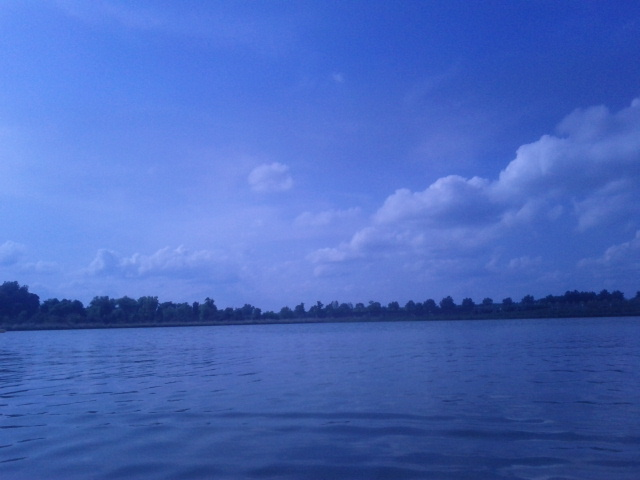
//> input picture luis/PhotoIntentActivity/jni/20110805_032255.jpg, 640 x 480 px, given in place of 20110806_082030.jpg, which was not available
$ ./main-GOOD-BETA-73   (built with g++ and OpenCV 4)
//> lines starting //> are read from the running program, lines starting //| are printed output that depends on the picture; pictures that were not available may be replaced by others from this repository, and a replacement may not be noted
### luis/WaterRecognition/KNN.h
/*
 * File:   KNN.h
 * Author: pototo
 *
 * Created on July 21, 2011, 11:12 AM
 */

#ifndef POTOTO_NEIGHBOR_H
#define	POTOTO_NEIGHBOR_H

#include <cstdlib>
#include <math.h>
#include <string.h>
#include <iostream>

#include "highgui.h"
#include "ml.h"
#include "cv.h"

//creates a k-nearest neighbor class based on Euclidean distances
// trainingMatrix -
class KNN
{
public:
    KNN();
    KNN(CvMat* trainingMatrix, CvMat* sampleMatrix, int K);

    //get functions
    CvMat* getEucDistance() const;      //get the Euclidean distance
private:
    int m_k;            //(1x1) - number of nearest neighbors desired
    CvMat* m_trainingMat;   //(N x D)- N vectors with dimensionality D (within which we search for the nearest neighbors)
    CvMat* m_sampleMat;     //(M x D)- M query vectors with dimensionality D
    CvMat* m_neighborDistance;      //returns the distance to the sample. Distance store in ascending order

};

#endif	/* POTOTO_NEIGHBOR_H */

### luis/WaterRecognition/backup files/main-GOOD-BETA-73.cpp
/*
 * File:   main.cpp
 * Author: pototo
 *
 * Created on June 3, 2011, 10:28 AM
 *
 * This program recognizes the water in front of the boat by using ground
 * plane detection techniques already available. This will look for the pixels
 * from the boat, and go up the image until it finds the vector plane the repre-
 * sents the water
 *
 * Resolution is a big factor in the way the algorithm works. If the resolution
 * is changed, the algorithm might get messed up and will probably have to be
 * recalibrated to work with the new image resolution.
 * The current image is 640x480
 */

#include <cstdlib>
#include <math.h>
#include <string.h>
#include <iostream>

#include "highgui.h"
#include "ml.h"
#include "cv.h"

#include "KNN.h"

using namespace std;
using namespace cv;

/*
 *
 */

#define PI 3.14159265

//access the elements of a picture
template<class T> class Image
{
  private:
      IplImage* imgp;
  public:
      Image(IplImage* img=0) {imgp=img;}
      ~Image(){imgp=0;}
      void operator=(IplImage* img) {imgp=img;}
      inline T* operator[](const int rowIndx)
      {
          return ((T *)(imgp->imageData + rowIndx*imgp->widthStep));
      }
};
typedef struct
{
  unsigned char h,s,v;
} HsvPixel;
typedef struct
{
  float h,s,v;
} HsvPixelFloat;
typedef Image<HsvPixel>       HsvImage;
typedef Image<HsvPixelFloat>  HsvImageFloat;
typedef Image<unsigned char>  BwImage;
typedef Image<float>          BwImageFloat;

int main(int argc, char** argv)
{
    /***********************************************************************/
    //live image coming streamed straight from the boat's camera
    IplImage* boatFront = cvLoadImage("20110806_082030.jpg");
//> boatFront is the input picture: 480 rows x 640 cols, CV_8UC3; mean B, G, R 188.8, 105, 72.9
    IplImage* backUpImage = cvCloneImage(boatFront);
    boatFront->origin = IPL_ORIGIN_TL;   //sets image origin to top left corner
    int X = boatFront->height;
    int Y = boatFront->width;
    cout << "height " << X << endl;
//| height 480
    cout << "width " << Y << endl;
//| width 640

    /***********************************************************************/
    //boat's edge distance from the camera. This is used for visual calibration
    //to know the distance from the boat to the nearest obstacles.
    //With respect to the mounted camera, distance is 21 inches (0.5334 m) side to side
    //and 15 inches (0.381 m).
    //float boatFrontDistance = 0.381;    //distance in meters
    //float boatSideDistance = 0.5334;    //distance in meters

    // These variables tell the distance from the center bottom of the image
    // (the camera) to the square surrounding a the obstacle
    float xObstacleDistance = 0.0;
    float yObstacleDistance = 0.0;
    float obstacleDistance = 0.0;
    float obstacleHeading = 0.0;

    int pixelsNumber = 50;  //number of pixels for an n x n matrix and # of neighbors
    const int arraySize = pixelsNumber;
    const int threeArraySize = pixelsNumber;
    //if n gets changed, then the algorithm might have to be
    //recalibrated. Try to keep it constant
    //these variables are used for the k nearest neighbors
    //int accuracy;
    //reponses for each of the classifications
    float responseWaterH, responseWaterS, responseWaterV;
    float responseGroundH, responseGroundS, responseGroundV;
    float responseSkyH, responseSkyS, responseSkyV;
    float averageHue = 0.0;
    float averageSat = 0.0;
    float averageVal = 0.0;
    CvMat* trainClasses = cvCreateMat( pixelsNumber, 1, CV_32FC1 );
    CvMat* trainClasses2 = cvCreateMat( pixelsNumber, 1, CV_32FC1 );
    //CvMat sample = cvMat( 1, 2, CV_32FC1, _sample );
    //used with the classifier
    CvMat* nearestWaterH = cvCreateMat(1, pixelsNumber, CV_32FC1);
    CvMat* nearestWaterS = cvCreateMat(1, pixelsNumber, CV_32FC1);
    CvMat* nearestWaterV = cvCreateMat(1, pixelsNumber, CV_32FC1);
    CvMat* nearestGroundH = cvCreateMat(1, pixelsNumber, CV_32FC1);
    CvMat* nearestGroundS = cvCreateMat(1, pixelsNumber, CV_32FC1);
    CvMat* nearestGroundV = cvCreateMat(1, pixelsNumber, CV_32FC1);
    CvMat* nearestSkyH = cvCreateMat(1, pixelsNumber, CV_32FC1);
    CvMat* nearestSkyS = cvCreateMat(1, pixelsNumber, CV_32FC1);
    CvMat* nearestSkyV = cvCreateMat(1, pixelsNumber, CV_32FC1);
    //Distance
    CvMat* distanceWaterH = cvCreateMat(1, pixelsNumber, CV_32FC1);
    CvMat* distanceWaterS = cvCreateMat(1, pixelsNumber, CV_32FC1);
    CvMat* distanceWaterV = cvCreateMat(1, pixelsNumber, CV_32FC1);
    CvMat* distanceGroundH = cvCreateMat(1, pixelsNumber, CV_32FC1);
    CvMat* distanceGroundS = cvCreateMat(1, pixelsNumber, CV_32FC1);
    CvMat* distanceGroundV = cvCreateMat(1, pixelsNumber, CV_32FC1);
    CvMat* distanceSkyH = cvCreateMat(1, pixelsNumber, CV_32FC1);
    CvMat* distanceSkyS = cvCreateMat(1, pixelsNumber, CV_32FC1);
    CvMat* distanceSkyV = cvCreateMat(1, pixelsNumber, CV_32FC1);
    //these variables are use to traverse the picture by blocks of n x n pixels at
    //a time.
    //Index(0,0) does not exist, so make sure kj and ki start from 1 (in the
    //right way, of course)
    //x and y are the dimensions of the local patch of pixels
    int x = (boatFront->height)/1.45;//(boatFront->height)/2.5 + 105;
    int y = 0;
    int skyX = 0;
    int skyY = 0;
    int row1 = 0;
    int column1 = 0;
    //these two variables are used in order to divide the grid in the
    //resample segmentation part
    int xDivisor = 200;
    int yDivisor = 200;
    //ground sample
    //CvMat* groundTrainingHue = cvCreateMat(threeArraySize,arraySize,CV_32FC1);
    //CvMat* groundTrainingSat = cvCreateMat(threeArraySize,arraySize,CV_32FC1);
    //CvMat* groundTrainingVal = cvCreateMat(threeArraySize,arraySize,CV_32FC1);
    //water sample
    CvMat* waterTrainingHue = cvCreateMat(threeArraySize,arraySize,CV_32FC1);
    CvMat* waterTrainingSat = cvCreateMat(threeArraySize,arraySize,CV_32FC1);
    CvMat* waterTrainingVal = cvCreateMat(threeArraySize,arraySize,CV_32FC1);
    //n x n sample patch taken from the picture
    CvMat* sampleHue = cvCreateMat(1,arraySize,CV_32FC1);
    CvMat* sampleSat = cvCreateMat(1,arraySize,CV_32FC1);
    CvMat* sampleVal = cvCreateMat(1,arraySize,CV_32FC1);
    CvMat* resampleHue = cvCreateMat(boatFront->height/xDivisor,boatFront->width/yDivisor,CV_32FC1);
    CvMat* resampleSat = cvCreateMat(boatFront->height/xDivisor,boatFront->width/yDivisor,CV_32FC1);
    CvMat* resampleVal = cvCreateMat(boatFront->height/xDivisor,boatFront->width/yDivisor,CV_32FC1);
    int xDiv = 20;
    int yDiv = 20;
    CvMat* resampleHue2 = cvCreateMat(boatFront->height/xDiv,boatFront->width/yDiv,CV_32FC1);
    CvMat* resampleSat2 = cvCreateMat(boatFront->height/xDiv,boatFront->width/yDiv,CV_32FC1);
    CvMat* resampleVal2 = cvCreateMat(boatFront->height/xDiv,boatFront->width/yDiv,CV_32FC1);
    //sky training sample
    CvMat* skyTrainingHue = cvCreateMat(arraySize,arraySize,CV_32FC1);
    CvMat* skyTrainingSat = cvCreateMat(arraySize,arraySize,CV_32FC1);
    CvMat* skyTrainingVal = cvCreateMat(arraySize,arraySize,CV_32FC1);
    //initialize each matrix element to zero for ease of use
    //cvZero(groundTrainingHue);
    //cvZero(groundTrainingSat);
    //cvZero(groundTrainingVal);
    cvZero(waterTrainingHue);
    cvZero(waterTrainingSat);
    cvZero(waterTrainingVal);
    cvZero(sampleHue);
    cvZero(sampleSat);
    cvZero(sampleVal);
    cvZero(resampleHue);
    cvZero(resampleSat);
    cvZero(resampleVal);
    cvZero(skyTrainingHue);
    cvZero(skyTrainingSat);
    cvZero(skyTrainingVal);
    //Stores the votes for each channel (whether it belongs to water or not
    //1 is part of water, 0 not part of water
    //if sum of votes is bigger than 1/2 the number of elements, then it belongs to water
    int votesSum = 0;
    int comparator[3];        //used when only three votes are needed
    //int comparatorTwo [3][3];    //used when six votes are needed
    //initial sum of votes is zero
    //Error if initialize both matrices inside a single for loop. Dont know why
    for(int i = 0; i < 3; i++)
    {
        comparator[i] = 0;
    }

    /***********************************************************************/
    //Convert from RGB to HSV to control the brightness of the objects.
    //work with reflexion
    /*Sky recognition. Might be useful for detecting reflexion on the water. If
      the sky is detected, and the reflection has the same characteristics of
      something below the horizon, that "something" might be water. Assume sky
      wont go below the horizon
    */
    //convert from RGB to HSV
    cvCvtColor(boatFront, boatFront, CV_BGR2HSV);
//> boatFront: 480 rows x 640 cols, CV_8UC3; mean H, S, V 111.7, 160, 188.8
    cvCvtColor(backUpImage, backUpImage, CV_BGR2HSV);
    HsvImage I(boatFront);
    HsvImage IBackUp(backUpImage);
    //Sky detection
   for (int i=0; i<boatFront->height;i++)
    {
        for (int j=0; j<boatFront->width;j++)
        {
        //if something is bright enough, consider it sky and store the
        //value. HSV values go from 0 to 180 ... RGB goes from 0 to 255
            if (((I[i][j].v >= 180) && (I[i][j].s <= 16)))
                // && ((I[i][j].h >=10)))) //&& (I[i][j].h <= 144))))
            {
                //The HSV values vary between 0 and 1
                cvmSet(skyTrainingHue,skyX,skyY,I[i][j].h);
                cvmSet(skyTrainingSat,skyX,skyY,I[i][j].s);
                cvmSet(skyTrainingVal,skyX,skyY,I[i][j].v);
                //I[i][j].h = 0.3*180;       //H (color)
                //I[i][j].s = 0.3*180;          //S (color intensity)
                //I[i][j].v = 0.6*180;          //V (brightness)
                if (skyY == pixelsNumber-1)
                {
                   if (skyX == pixelsNumber-1)
                     skyX = 1;
                   else
                     skyX = skyX + 1;
                   skyY = 1;
                }
                else
                  skyY = skyY + 1;
           }
        }
    }
//> skyTrainingHue: 50 rows x 50 cols, CV_32FC1; every value is 0
//> after the loop, skyX = 0; skyY = 0

    /***********************************************************************/
    //offline input pictures. Samples of water properties are taken from these
    //pictures to get a range of values for H, S, V that will be stored into a
    //pre-defined classifier
    IplImage* imageSample1 = cvLoadImage("20110805_032255.jpg");
    cvCvtColor(imageSample1, imageSample1, CV_BGR2HSV);
    HsvImage I1(imageSample1);
    IplImage* imageSample2 = cvLoadImage("20110805_032257.jpg");
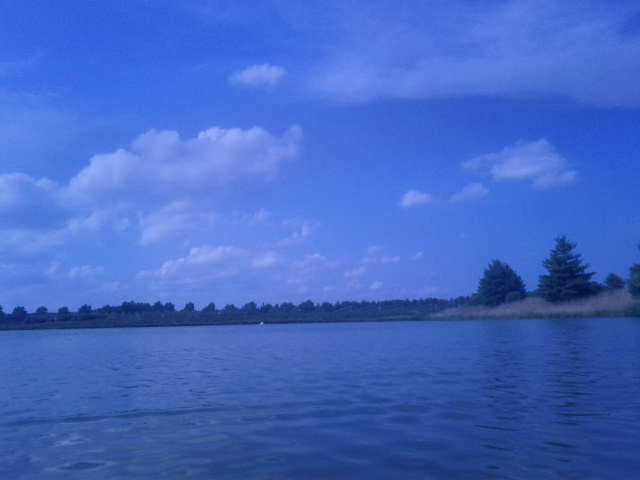
//> input picture luis/PhotoIntentActivity/jni/20110805_032257.jpg, 640 x 480 px
//> imageSample2 is the input picture: 480 rows x 640 cols, CV_8UC3; mean B, G, R 194.7, 103.8, 67.1
    cvCvtColor(imageSample2, imageSample2, CV_BGR2HSV);
//> imageSample2: 480 rows x 640 cols, CV_8UC3; mean H, S, V 111.3, 168.9, 194.7
    HsvImage I2(imageSample2);
    IplImage* imageSample3 = cvLoadImage("20110805_032259.jpg");
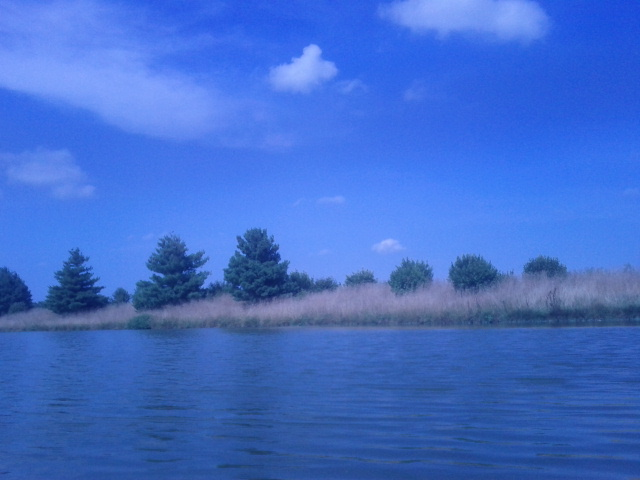
//> input picture luis/PhotoIntentActivity/jni/20110805_032259.jpg, 640 x 480 px
//> imageSample3 is the input picture: 480 rows x 640 cols, CV_8UC3; mean B, G, R 202.7, 109.2, 65.3
    cvCvtColor(imageSample3, imageSample3, CV_BGR2HSV);
//> imageSample3: 480 rows x 640 cols, CV_8UC3; mean H, S, V 110.4, 172.7, 202.7
    HsvImage I3(imageSample3);
    IplImage* imageSample4 = cvLoadImage("20110805_032301.jpg");
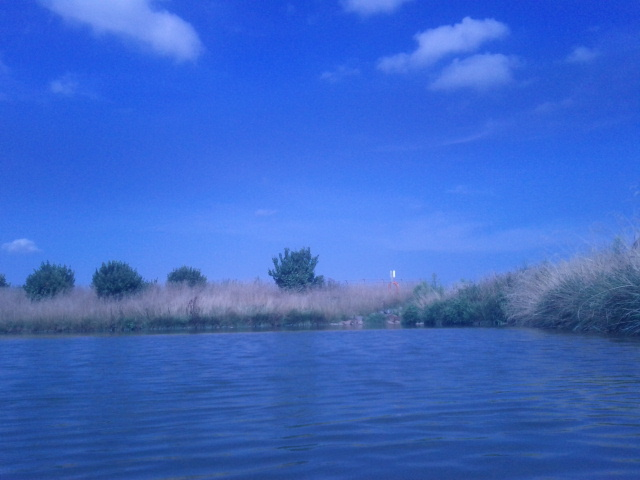
//> input picture luis/PhotoIntentActivity/jni/20110805_032301.jpg, 640 x 480 px
//> imageSample4 is the input picture: 480 rows x 640 cols, CV_8UC3; mean B, G, R 199.5, 103.6, 59.2
    cvCvtColor(imageSample4, imageSample4, CV_BGR2HSV);
//> imageSample4: 480 rows x 640 cols, CV_8UC3; mean H, S, V 110.4, 177.8, 199.5
    HsvImage I4(imageSample4);
    IplImage* imageSample5 = cvLoadImage("20110805_032303.jpg");
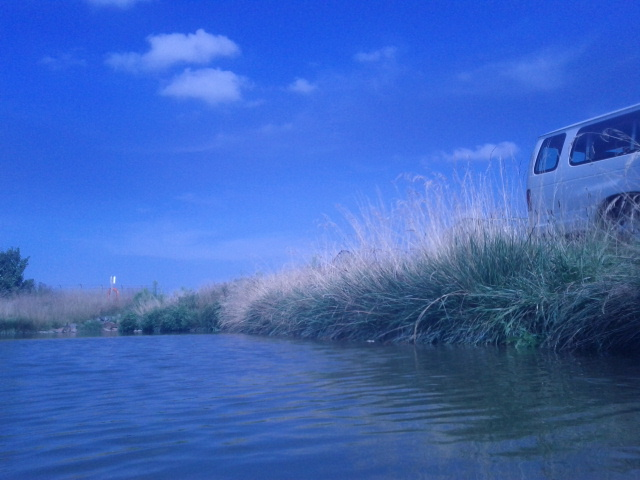
//> input picture luis/PhotoIntentActivity/jni/20110805_032303.jpg, 640 x 480 px
//> imageSample5 is the input picture: 480 rows x 640 cols, CV_8UC3; mean B, G, R 187.6, 102.1, 61.5
    cvCvtColor(imageSample5, imageSample5, CV_BGR2HSV);
//> imageSample5: 480 rows x 640 cols, CV_8UC3; mean H, S, V 109.8, 168.6, 187.6
    HsvImage I5(imageSample5);
    IplImage* imageSample6 = cvLoadImage("20110805_032953.jpg");
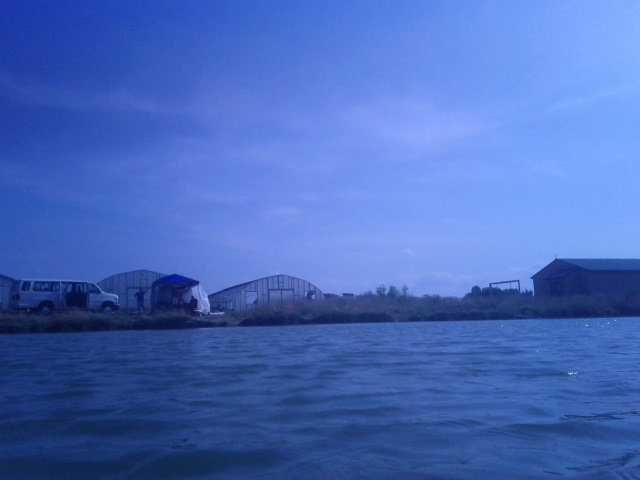
//> input picture luis/PhotoIntentActivity/jni/20110805_032953.jpg, 640 x 480 px
//> imageSample6 is the input picture: 480 rows x 640 cols, CV_8UC3; mean B, G, R 185.7, 106.2, 72.5
    cvCvtColor(imageSample6, imageSample6, CV_BGR2HSV);
//> imageSample6: 480 rows x 640 cols, CV_8UC3; mean H, S, V 111.1, 161.7, 185.7
    HsvImage I6(imageSample6);
    IplImage* imageSample7 = cvLoadImage("20110805_032955.jpg");
    cvCvtColor(imageSample7, imageSample7, CV_BGR2HSV);
    HsvImage I7(imageSample7);
    IplImage* imageSample8 = cvLoadImage("20110805_032957.jpg");
    cvCvtColor(imageSample8, imageSample8, CV_BGR2HSV);
    HsvImage I8(imageSample8);
    IplImage* imageSample9 = cvLoadImage("20110805_032959.jpg");
    cvCvtColor(imageSample9, imageSample9, CV_BGR2HSV);
    HsvImage I9(imageSample9);
    IplImage* imageSample10 = cvLoadImage("20110805_033001.jpg");
    cvCvtColor(imageSample10, imageSample10, CV_BGR2HSV);
    HsvImage I10(imageSample10);
    IplImage* imageSample11 = cvLoadImage("20110805_033009.jpg");
    cvCvtColor(imageSample11, imageSample11, CV_BGR2HSV);
    HsvImage I11(imageSample11);
    IplImage* imageSample12 = cvLoadImage("20110805_063443.jpg");
    cvCvtColor(imageSample12, imageSample12, CV_BGR2HSV);
    HsvImage I12(imageSample12);

    for (int i=0; i < threeArraySize; i++)
    {
        for (int j=0; j < arraySize; j++)
        {
            row1 = ceil(X/1.2866)+ceil(X/5.237)+i+ceil(-X/3.534545455) + ceil(X/4.8);
            column1 = ceil(Y/7.0755)+ceil(Y/21.01622)+j+ceil(X/1.495384615);
            averageHue = (I1[row1][column1].h + I2[row1][column1].h + I3[row1][column1].h + I4[row1][column1].h + I5[row1][column1].h +
            I6[row1][column1].h + I7[row1][column1].h + I8[row1][column1].h + I9[row1][column1].h + I10[row1][column1].h + I11[row1][column1].h + I12[row1][column1].h) / 12;
            averageSat = (I1[row1][column1].s + I2[row1][column1].s + I3[row1][column1].s + I4[row1][column1].s + I5[row1][column1].s +
            I6[row1][column1].s + I7[row1][column1].s + I8[row1][column1].s + I9[row1][column1].s + I10[row1][column1].s + I11[row1][column1].s + I12[row1][column1].s) / 12;
            averageVal = (I1[row1][column1].v + I2[row1][column1].v + I3[row1][column1].v + I4[row1][column1].v + I5[row1][column1].v +
            I6[row1][column1].v + I7[row1][column1].v + I8[row1][column1].v + I9[row1][column1].v + I10[row1][column1].v + I11[row1][column1].v + I12[row1][column1].v) / 12;
            //water patch sample (n X n matrix)
            cvmSet(waterTrainingHue,i,j,averageHue);
            cvmSet(waterTrainingSat,i,j,averageSat);
            cvmSet(waterTrainingVal,i,j,averageVal);
             //patch is red (this is for me to know where the ground patch sample is)
            //I[row1][column1].h = 0;
            //I[row1][column1].s = 255;
            //I[row1][column1].v = 255;
        }
    }
//> this loop made 50 passes
//> (averageHue, averageSat, averageVal) on passes 1 to 8: (109, 183, 136), (110, 187, 137), (110, 186, 139), (110, 185, 141), (109, 186, 138), (109, 188, 137), (110, 186, 136), (109, 187, 134)
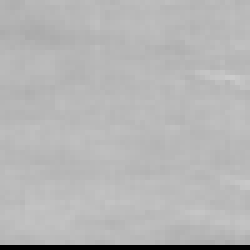
//> waterTrainingSat: 50 rows x 50 cols, CV_32FC1 (shown 5 times larger); min 0, max 203, mean 181
//> after the loop, row1 = 480; column1 = 492; averageHue = 0; averageSat = 0; averageVal = 0
//> (the rest of the program and of its run is left out)
